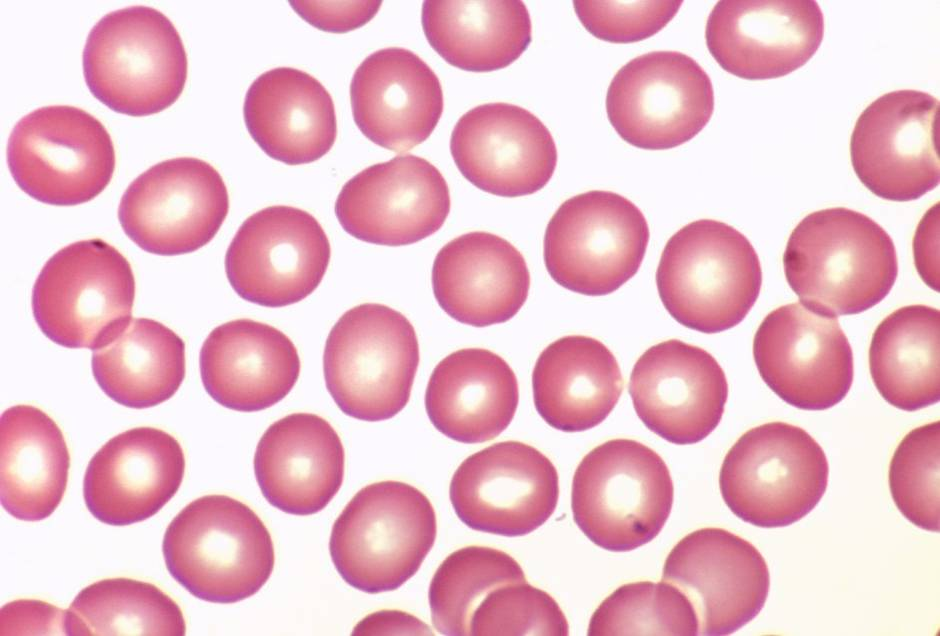
%> input picture LAB6/Scripts/normal-blood1.jpg, 940 x 636 px
$ octave Exercici2.m   (GNU Octave 9; MATLAB toolbox functions it lacks are replaced by stand-ins)
%> lines starting %> are read from the running program, lines starting %| are printed output that depends on the picture; in (x1, y1, x2, y2) boxes, pixels count from 0 and x2, y2 are one past the last pixel; in counts of white or black regions, pixels touching at a corner belong together; the program's own positions count from 1
%C鑜穕ules vermelles
clc;
I = imread('normal-blood1.jpg');
%> I is the input picture: size 636x940x3 uint8; mean R, G, B 233.9, 188.5, 202.1
BW = rgb2gray(I);
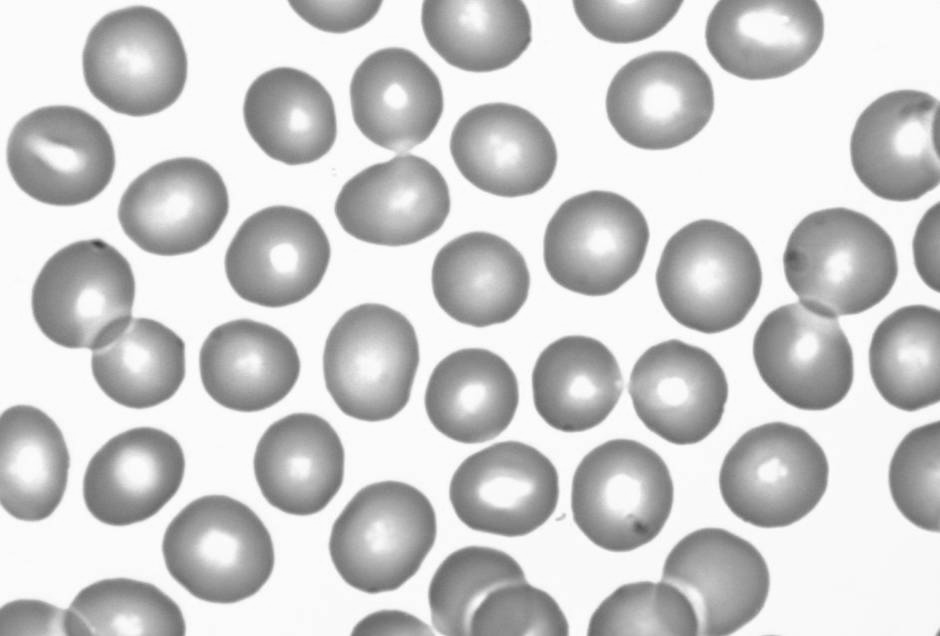
%> BW: size 636x940 uint8; min 62, max 255, mean 203.7
%imshow(BW);
B = BW < 180;
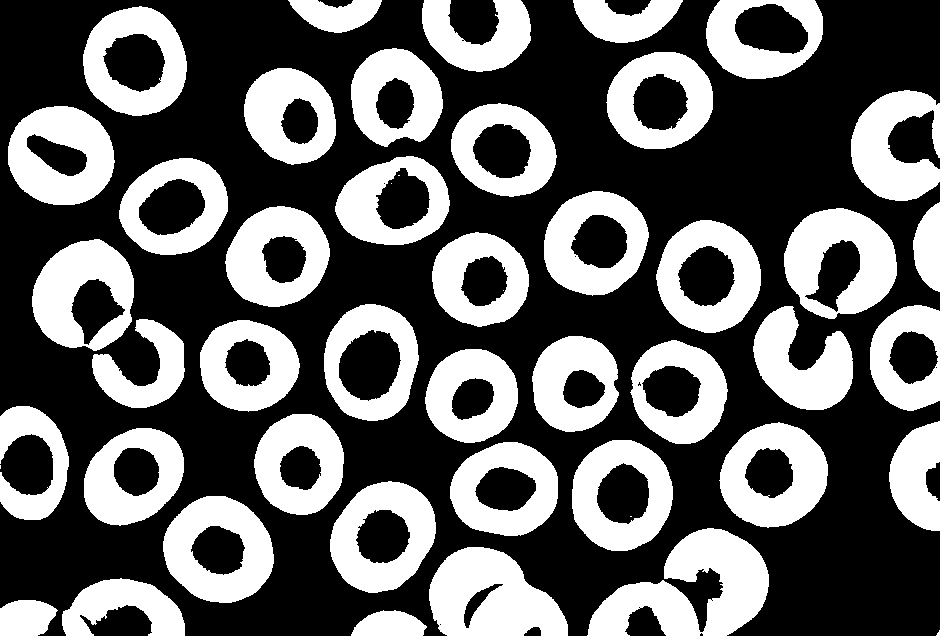
%> B: size 636x940 logical; 38.5% white; 48 white regions (6 under 20 px), largest, box (x1, y1, x2, y2) and area: (587, 528, 769, 636) 10539, (429, 547, 568, 636) 8559, (784, 208, 897, 319) 7575
%figure;imshow(B);

F = imfill(B,'holes');
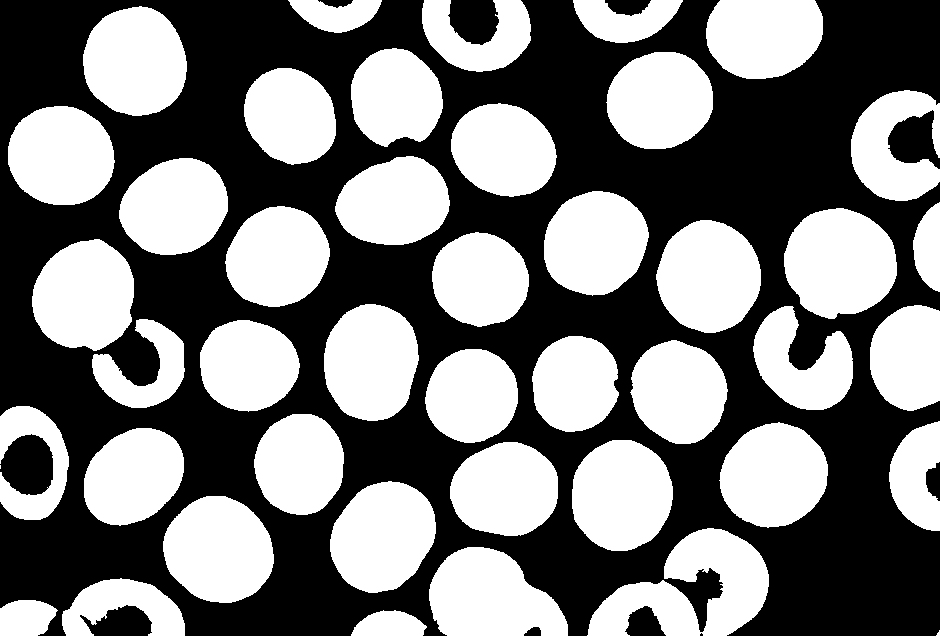
%> F: size 636x940 logical; 47.9% white; 44 white regions (2 under 20 px), largest, box (x1, y1, x2, y2) and area: (587, 528, 769, 636) 10541, (784, 208, 897, 319) 9613, (163, 496, 274, 603) 9094
%figure;imshow(F);

[sX sY] = size(B);
%> sX = 636; sY = 940

M = zeros(size(B));
M(:,1) = 1; M(1,:) = 1;
%> after `M(:,1) = 1`: M: size 636x940 double; values 0 (black) and 1 (white), 0.11% white in thin lines or dots, all inside (x1, y1, x2, y2) = (0, 0, 1, 636)
M(:,sY) = 1; M(sX,:) = 1;
%> after `M(sX,:) = 1`:
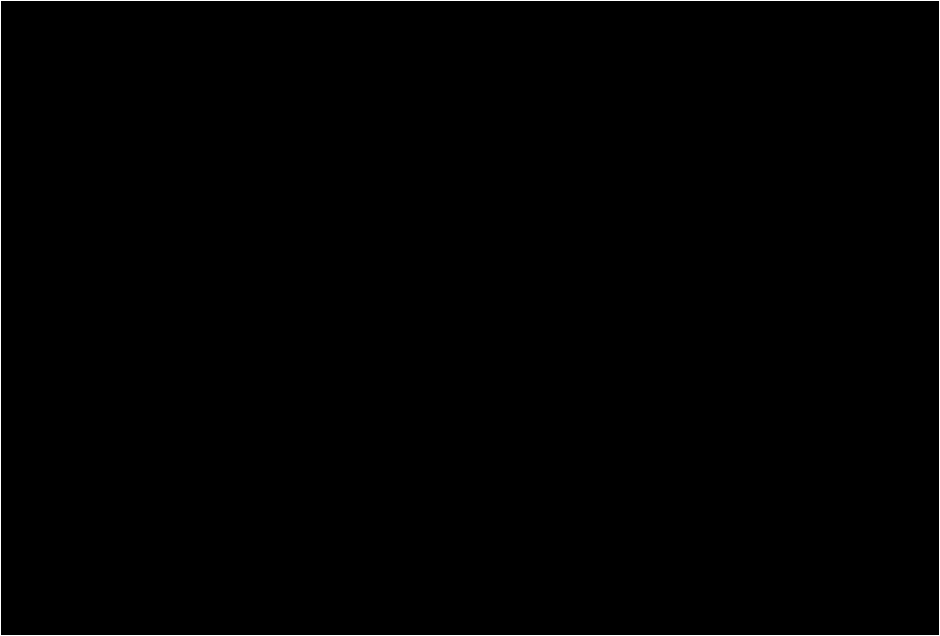
%> M: size 636x940 double; values 0 (black) and 1 (white), 0.53% white in thin lines or dots
M = logical(M);

IR = imreconstruct(M, F);
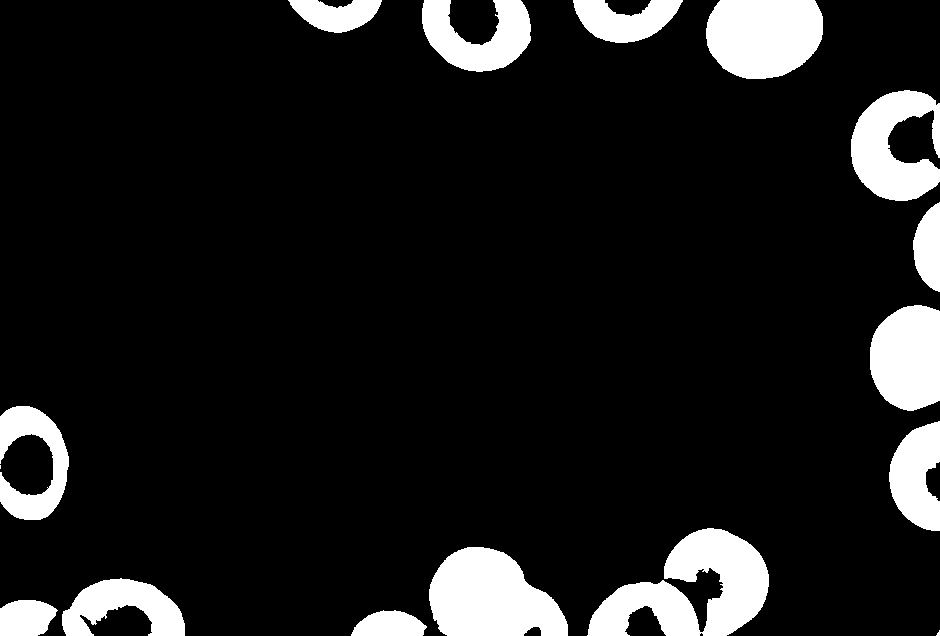
%> IR: size 636x940 logical; 11.2% white; 16 white regions (2 under 20 px), largest, box (x1, y1, x2, y2) and area: (587, 528, 769, 636) 10541, (429, 547, 568, 636) 9006, (706, 0, 823, 79) 7805
%figure; imshow(IR);

NF = F& (not(IR));
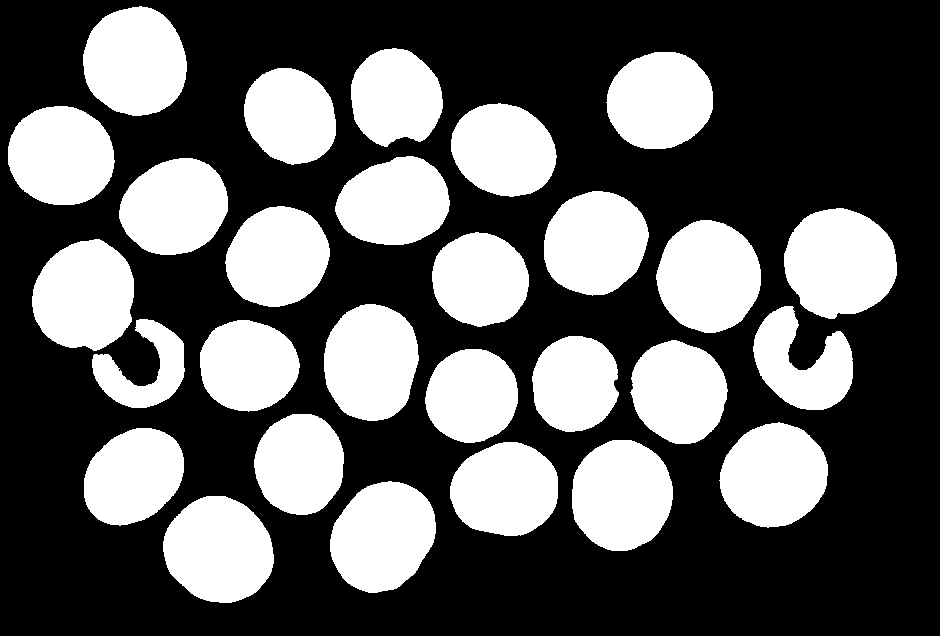
%> NF: size 636x940 logical; 36.7% white; 28 white regions, largest, box (x1, y1, x2, y2) and area: (784, 208, 897, 319) 9613, (163, 496, 274, 603) 9094, (656, 220, 761, 333) 9079
figure; imshow(NF);

CC = bwconncomp(NF);
%> CC = 28 connected components
Res = CC.NumObjects;
%> Res = 28

R = regionprops(CC, 'centroid');
%> R = 28 regions; first 5, Centroid: [61.6 156.4], [85.1 296.4], [135.9 62.3], [134 477], [145.3 370.3]
centroids = cat(1, R.Centroid);
%> centroids = 28 rows, first 12: [61.63 156.4; 85.11 296.4; 135.9 62.35; 134 477; 145.3 370.3; 175.2 207.6; 219.3 550.6; 248.9 366.2; 278.2 257.6; 291 116.7; 300.3 464.8; 371.7 362.9]
figure;imshow(NF);
hold on;
plot(centroids(:,1),centroids(:,2), 'b*');
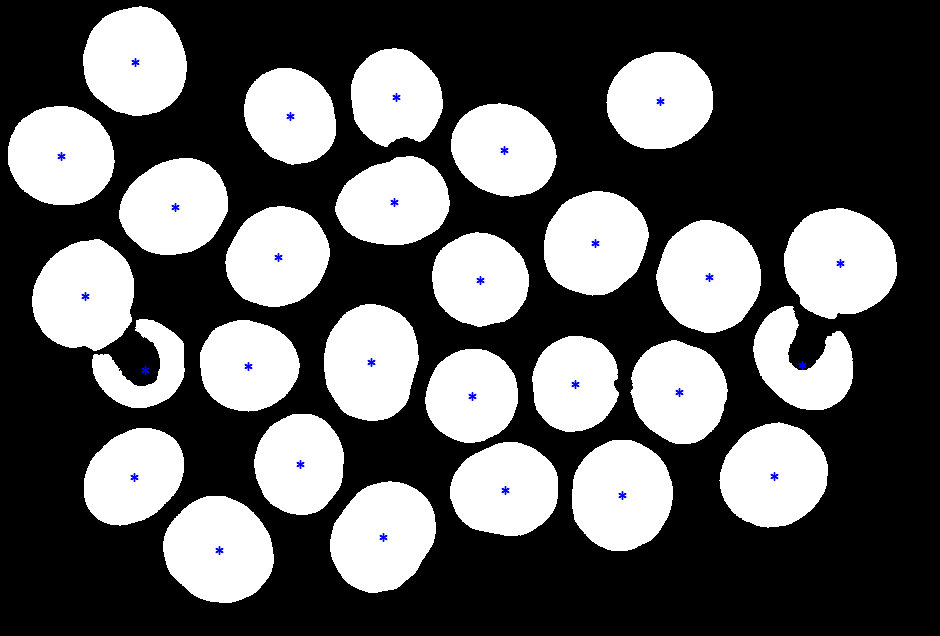
%> figure redrawn from the program's plot data
hold off;
